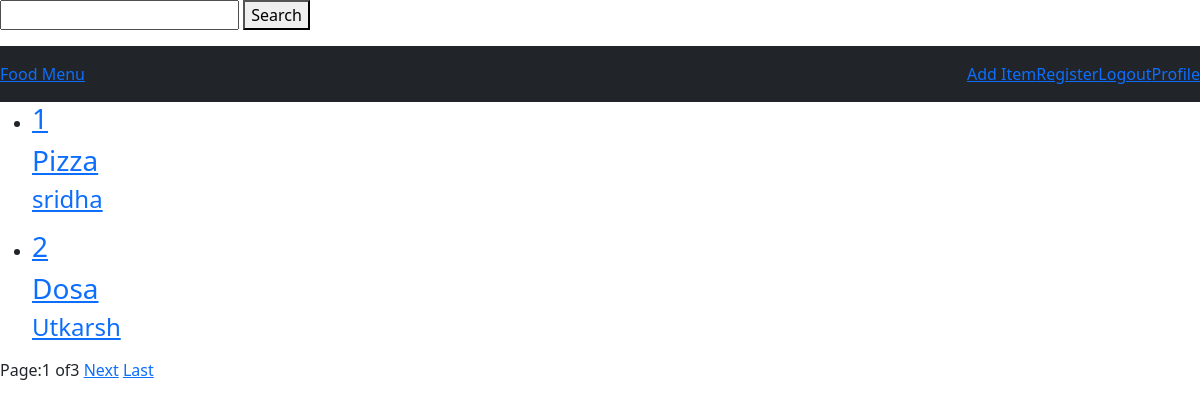
Page /food/ (signed in) on the earlier database version.
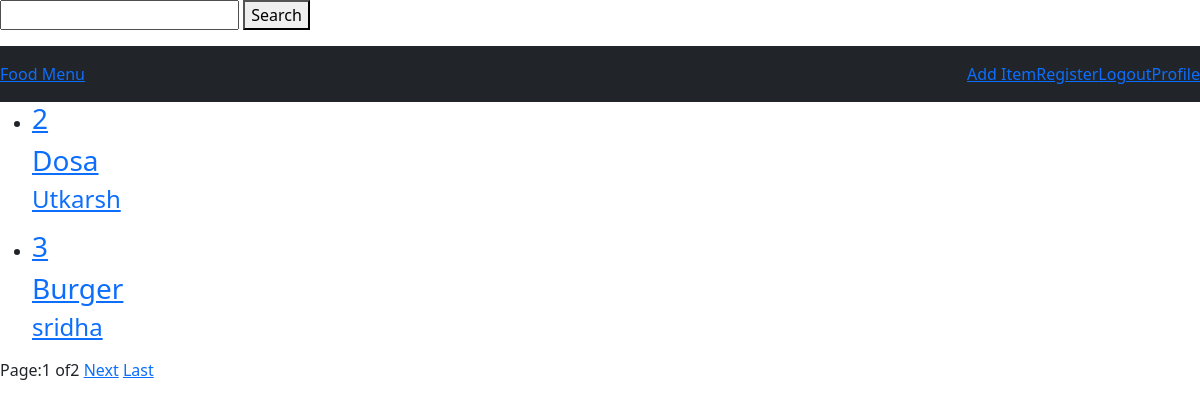
Same page on the later database version.
### food/models.py (models this page shows)
class Item(models.Model):
    user_name= models.ForeignKey(User,on_delete=models.CASCADE,default=1)
    item_name = models.CharField(max_length=200)
    item_desc = models.CharField(max_length=200)
    item_price = models.IntegerField()

### food/views.py (the view)
# urls.py: path('',views.index,name='index'),
def index(request):
    item_list= Item.objects.all()
    food_name=request.GET.get('food_name')
    if food_name!='' and food_name is not None:
        item_list=item_list.filter(item_name__icontains=food_name)
    paginator=Paginator(item_list,2)
    page=request.GET.get('page')
    item_list=paginator.get_page(page)
    return render(request,'food/index.html',{'item_list':item_list})

### food/templates/food/index.html (shortened to what this page needs)
<form action="" method="GET">
    <input type="search" name="food_name">
    <button type="submit">Search</button>
</form>
{% extends 'food/base.html' %}
    {% block body %}
    {% for item in item_list %}
    <ul>
        <li>
            <a href="{% url 'food:detail' item.id %}">
                <h3>{{ item.id}} </h3>
                <h3>{{ item.item_name }} </h3>
                <h4>{{ item.user_name }}</h4>
            </a>
        </li>
    </ul>
    {% endfor %}
    Page:{{ item_list.number}} of{{item_list.paginator.num_pages}}
    {% if item_list.has_next %}
        <a href="?page={{item_list.next_page_number}}">Next</a>
        <a href="?page={{item_list.paginator.num_pages}}">Last</a>
    {% endif %}
    {% endblock %}

### food/templates/food/base.html (shortened to what this page needs)
{% load static %}
<!DOCTYPE html>
<html lang="en">
<head>
    <link rel="stylesheet" href="{% static 'food/style.css' %}">
    <link href="https://cdn.jsdelivr.net/npm/bootstrap@5.3.0-alpha1/dist/css/bootstrap.min.css" rel="stylesheet">
</head>
<body>
    <nav class="navbar navbar-dark bg-dark">
        <a href ="{% url 'food:index' %}" class=""navbar-brand">Food Menu</a>
        <div class="navbar">
            <a class="nav-item " href="{% url 'food:create_item' %}">Add Item </a>
            <a href ="{% url 'register' %}">Register</a>
            {% if user.is_authenticated %}
                <a href ="{% url 'logout' %}">Logout</a>
                <a href ="{% url 'profile' %}">Profile</a>
            {%else%}
                <a href ="{% url 'login' %}">Login</a>
            {% endif %}
        </div>
    </nav>
    {% block body %}
    {% endblock %}
</body>
</html>

### food/static/food/style.css (style rules this page uses)
body { background-color: lightcoral; }

Differences in the rows shown:
removed Item: id "1", item_name "Pizza", user_name "sridha"
now on this page (row unchanged): Item: id "3", item_name "Burger", user_name "sridha"
Other differences:
{{ item_list.paginator.num_pages }}: "3" → "2"
